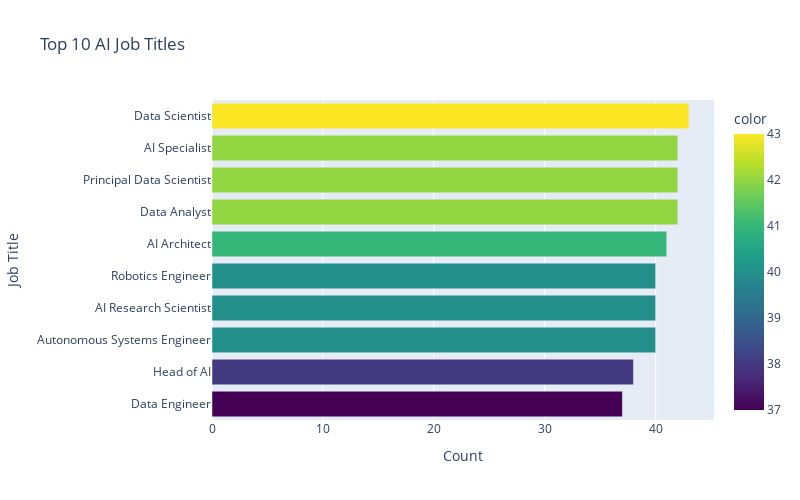

Here is the notebook cell this chart was saved with:
### Code cell
# Visualize the distribution of job titles
job_title_counts = full_df["job_title"].value_counts().sort_values(ascending=False).head(10)
fig1 = px.bar(
    x=job_title_counts.values,
    y=job_title_counts.index,
    orientation="h",
    title="Top 10 AI Job Titles",
    labels={"x": "Count", "y": "Job Title"},
    color=job_title_counts.values,
    color_continuous_scale="Viridis"
)
fig1.update_layout(
    height=500,
    width=800,
    yaxis={"categoryorder": "total ascending"}
)
fig1.show()

### Figure 1 — Plotly figure (JSON) as saved in the notebook; plotly's stock layout.template omitted (floating-point values rounded to 4 significant figures)
{"data": [{"hovertemplate": "Count=%{x}<br>Job Title=%{y}<br>color=%{marker.color}<extra></extra>", "legendgroup": "", "marker": {"color": [43, 42, 42, 42, 41, 40, 40, 40, 38, 37], "coloraxis": "coloraxis", "pattern": {"shape": ""}}, "name": "", "orientation": "h", "showlegend": false, "textposition": "auto", "type": "bar", "x": [43, 42, 42, 42, 41, 40, 40, 40, 38, 37], "xaxis": "x", "y": ["Data Scientist", "Data Analyst", "Principal Data Scientist", "AI Specialist", "AI Architect", "Autonomous Systems Engineer", "AI Research Scientist", "Robotics Engineer", "Head of AI", "Data Engineer"], "yaxis": "y"}], "layout": {"barmode": "relative", "coloraxis": {"colorbar": {"title": {"text": "color"}}, "colorscale": [[0, "#440154"], [0.1111, "#482878"], [0.2222, "#3e4989"], [0.3333, "#31688e"], [0.4444, "#26828e"], [0.5556, "#1f9e89"], [0.6667, "#35b779"], [0.7778, "#6ece58"], [0.8889, "#b5de2b"], [1, "#fde725"]]}, "height": 500, "legend": {"tracegroupgap": 0}, "title": {"text": "Top 10 AI Job Titles"}, "width": 800, "xaxis": {"anchor": "y", "domain": [0, 1], "title": {"text": "Count"}}, "yaxis": {"anchor": "x", "categoryorder": "total ascending", "domain": [0, 1], "title": {"text": "Job Title"}}}}
